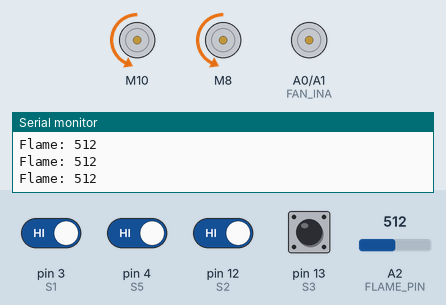
Recording of a sketch running on a simulated Arduino Uno, built with avr-gcc and run on an emulated ATmega328P. Shown: 2 × DC motor (green arrow = forward, orange = backward, longer = faster), motor-driver pin pairs drawn as motors (green arrow = first pin HIGH = forward, orange = second pin HIGH = backward, longer = more drive), the last lines printed to the serial monitor. The inputs (shaded band) are chosen by the test bench; at power-on: pin 3 (S1), pin 4 (S5), pin 12 (S2), pin 13 (S3) HIGH, A2 (FLAME_PIN) = 512.

Above: at 1.2 s.
1.3 s: A2 (FLAME_PIN) set to 214
2.8 s: A2 (FLAME_PIN) set to 189
At 4.0 s:
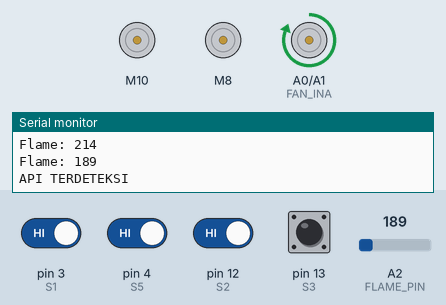
7.3 s: pin 3 (S1) driven LOW
10.3 s: pin 3 (S1) driven HIGH and pin 4 (S5) driven LOW
At 10.9 s:
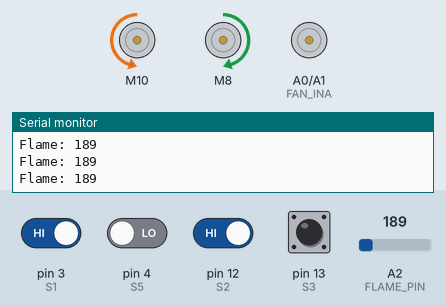
11.8 s: pin 12 (S2) driven LOW
At 12.4 s:
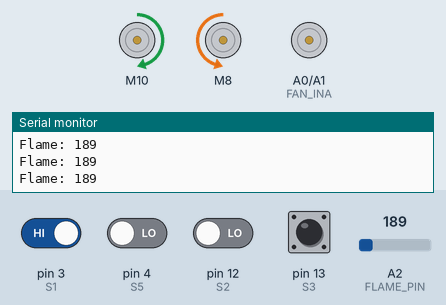
14.8 s: pin 12 (S2) driven HIGH
At 15.7 s:
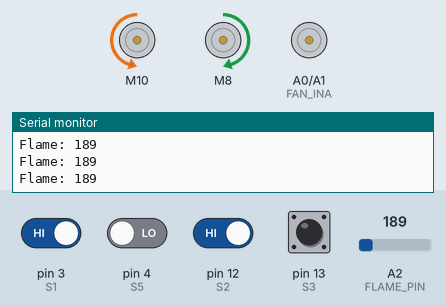
Timing chart, 0 to 17.3 s (numbered marks = the images above; inputs shaded):
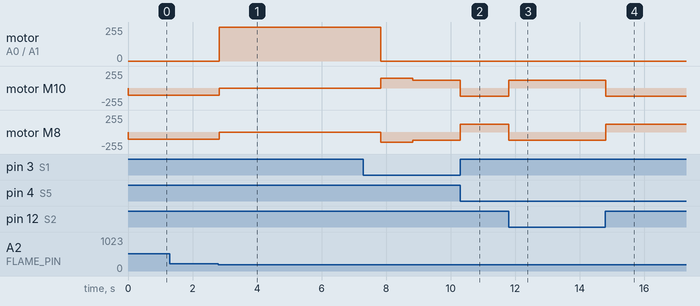

The sketch:

Jeepry.ino
```cpp
#include <L298N.h>

// ================= MOTOR PIN =================
#define ENA 6
#define IN1 7
#define IN2 8
#define IN3 9
#define IN4 10
#define ENB 5

L298N motorKiri(ENB, IN4, IN3);
L298N motorKanan(ENA, IN2, IN1);

// ================= SENSOR GARIS =================
#define S1 3
#define S2 12
#define S3 13
// S4 MATI
#define S5 4

// ================= SENSOR API =================
#define FLAME_PIN A2
#define FLAME_THRESHOLD 200

// ================= FAN =================
#define FAN_INA A0
#define FAN_INB A1

// ================= PID =================
float Kp = 4.5;
float Kd = 1.2;

int error, lastError = 0;
int baseSpeed = 110;
int maxSpeed  = 120;
int lastDirection = 0;

// ================= FLAG API =================
bool fireHandled = false;

// ================= SETUP =================
void setup() {
  Serial.begin(9600);

  pinMode(S1, INPUT);
  pinMode(S2, INPUT);
  pinMode(S3, INPUT);
  pinMode(S5, INPUT);

  pinMode(FAN_INA, OUTPUT);
  pinMode(FAN_INB, OUTPUT);

  fanOff();
}

// ================= LOOP =================
void loop() {
  int flameValue = analogRead(FLAME_PIN);

  Serial.print("Flame: ");
  Serial.println(flameValue);

  // ===== API TERDETEKSI =====
  if (flameValue < FLAME_THRESHOLD && !fireHandled) {
    Serial.println("API TERDETEKSI");

    stopRobot();
    fanOn();
    delay(5000);
    fanOff();

    Serial.println("PUTAR BALIK");
    turnBack();

    fireHandled = true;
    return;
  }

  // ===== MODE NORMAL =====
  lineFollower();
}

// ================= LINE FOLLOWER =================
void lineFollower() {
  int position = readLine();
  error = 2000 - position;

  int P = error;
  int D = error - lastError;
  lastError = error;

  int pid = (Kp * P) + (Kd * D);

  int leftSpeed  = constrain(baseSpeed - pid, -maxSpeed, maxSpeed);
  int rightSpeed = constrain(baseSpeed + pid, -maxSpeed, maxSpeed);

  drive(leftSpeed, rightSpeed);
}

// ================= SENSOR GARIS + MEMORY =================
int readLine() {
  int s1 = digitalRead(S1);
  int s2 = digitalRead(S2);
  int s3 = digitalRead(S3);
  int s5 = digitalRead(S5);

  // === KONDISI HOME / SEMUA SENSOR HITAM ===
  if (s1 == 0 && s2 == 0 && s3 == 0 && s5 == 0) {
    delay(500);
    turnBack();
    stopRobot();
    Serial.println("HOME / FINISH");
    while (1); // STOP SELAMANYA
  }

  if (s1 == 0) { lastDirection = -1; return 0; }
  if (s2 == 0) { lastDirection = -1; return 1000; }
  if (s3 == 0) { lastDirection = 0;  return 2000; }
  if (s5 == 0) { lastDirection = 1;  return 3000; }

  if (lastDirection == -1) return 0;
  if (lastDirection ==  1) return 4000;

  return 2000;
}

// ================= MOTOR =================
void drive(int kiri, int kanan) {
  if (kiri > 0) {
    motorKiri.setSpeed(kiri);
    motorKiri.backward();
  } else {
    motorKiri.setSpeed(-kiri);
    motorKiri.forward();
  }

  if (kanan > 0) {
    motorKanan.setSpeed(kanan);
    motorKanan.backward();
  } else {
    motorKanan.setSpeed(-kanan);
    motorKanan.forward();
  }
}

void stopRobot() {
  motorKiri.stop();
  motorKanan.stop();
}

// ================= PUTAR BALIK (PIVOT) =================
void turnBack() {
  int turnSpeed = 150;

  // kanan MAJU
  motorKanan.setSpeed(turnSpeed);
  motorKanan.backward();

  // kiri MUNDUR
  motorKiri.setSpeed(turnSpeed);
  motorKiri.forward();

  delay(1000);
  stopRobot();
}

// ================= FAN =================
void fanOn() {
  digitalWrite(FAN_INA, HIGH);
  digitalWrite(FAN_INB, LOW);
}

void fanOff() {
  digitalWrite(FAN_INA, LOW);
  digitalWrite(FAN_INB, LOW);
}
```

Measured:
- the behaviour switches between 200 and 199 on A2 (FLAME_PIN) (found by bisection; images 0 and 1)
- after the input at 2.8 s, motor on A0 (FAN_INA) / A1 (FAN_INB): stopped → forward 255/255 at once; motor M10, motor M8: backward 110/255 → stopped at once
- after the input at 10.3 s, motor M10: forward 120/255 → backward 120/255 at once; motor M8: backward 120/255 → forward 120/255 at once
- after the input at 11.8 s, motor M10: backward 120/255 → forward 120/255 at once; motor M8: forward 120/255 → backward 120/255 at once
- after the input at 14.8 s, motor M10: forward 120/255 → backward 120/255 at once; motor M8: backward 120/255 → forward 120/255 at once
